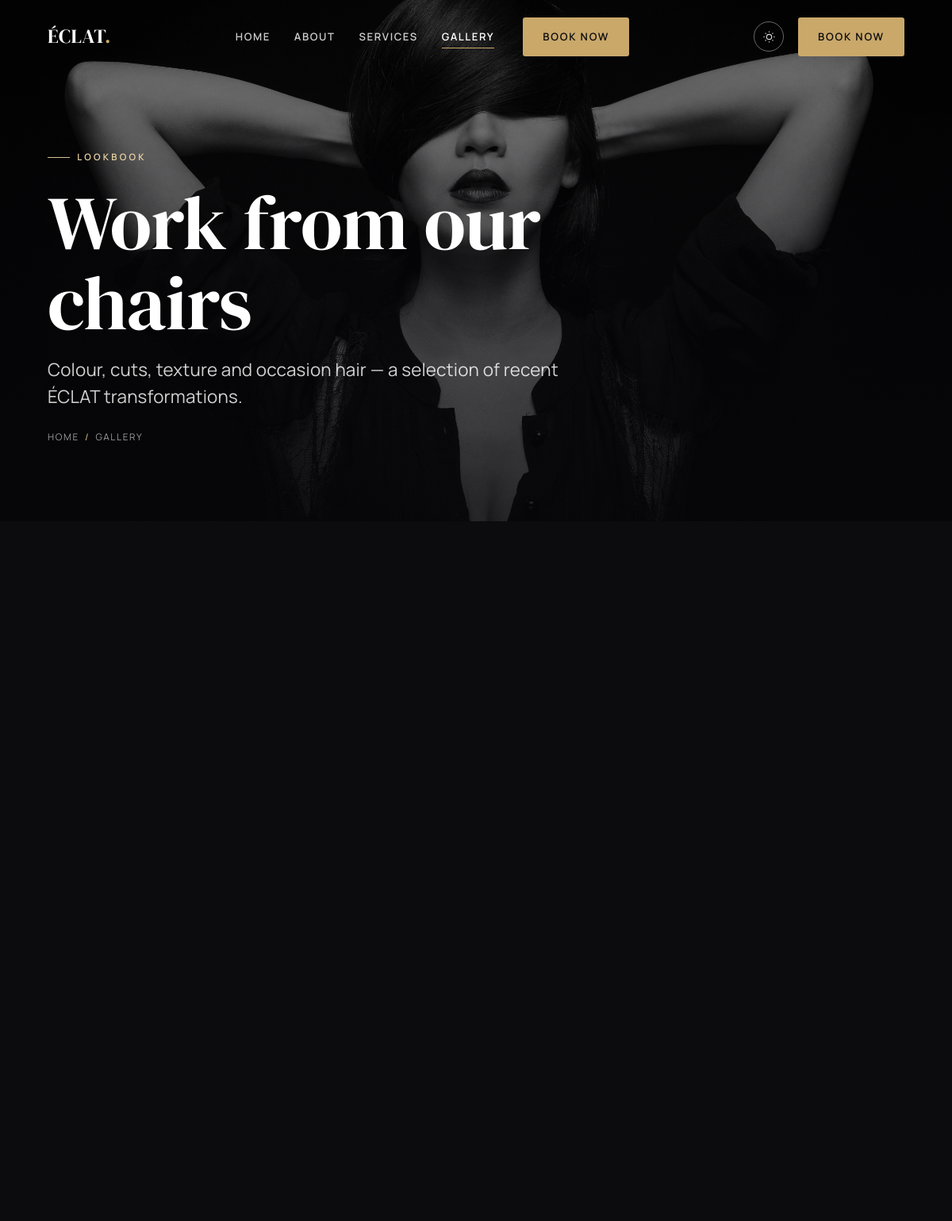
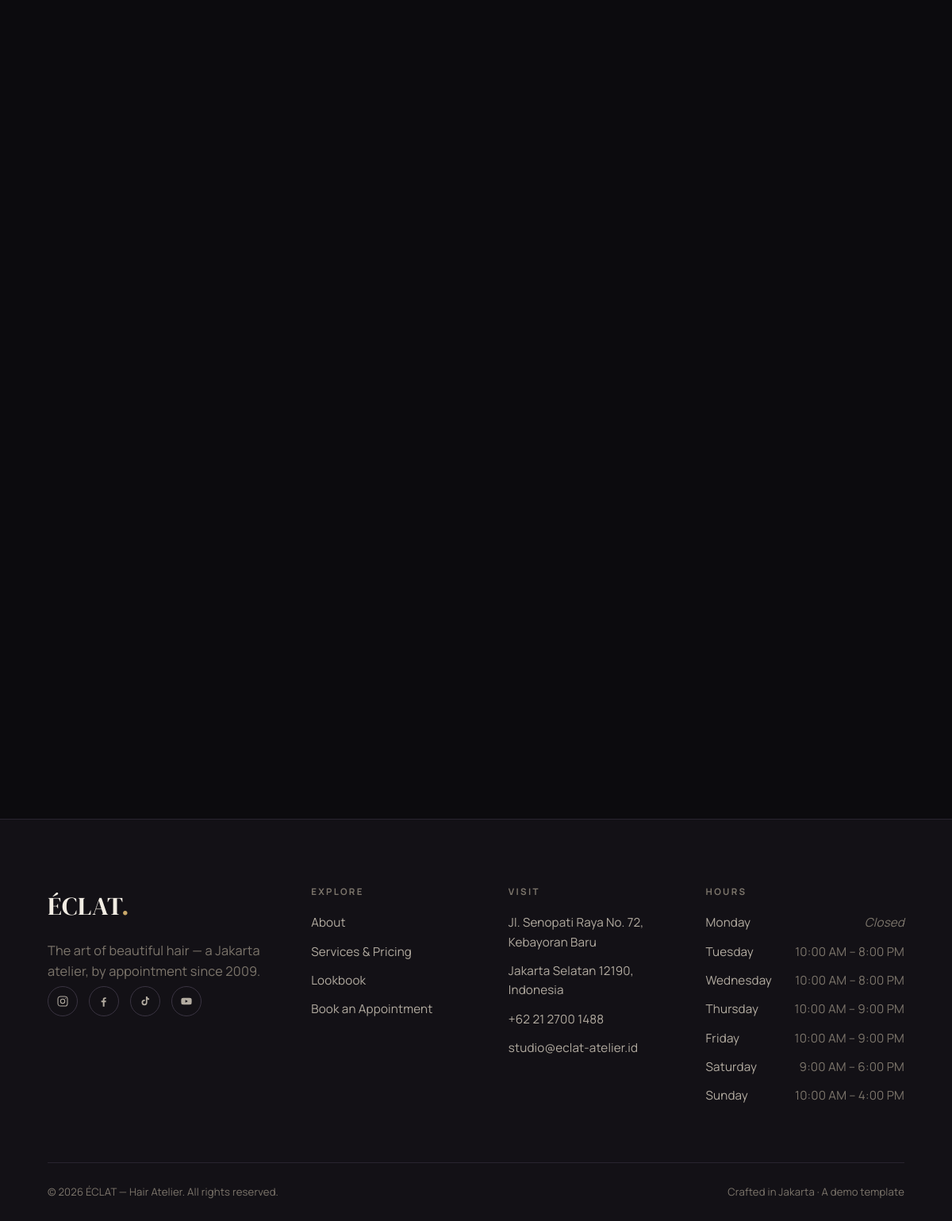
The page /gallery on the database its author committed (2 pictures, top to bottom).
### tables this page shows
CREATE TABLE opening_hours (
    id         INT AUTO_INCREMENT PRIMARY KEY,
    day_order  TINYINT      NOT NULL,
    day_name   VARCHAR(12)  NOT NULL,
    open_time  TIME         NULL,
    close_time TIME         NULL,
    is_closed  TINYINT(1)   NOT NULL DEFAULT 0
);

### app/controllers/gallery.php (called while the page is built)
<?php
render('gallery', [
    'title'      => 'Lookbook — ' . get_setting('site_name_full'),
    'meta'       => 'Recent colour, cuts, balayage, updos and bridal work from the ' . get_setting('site_name') . ' atelier.',
    'active'     => 'gallery',
    'css'        => ['gallery'],
    'js'         => ['pages/gallery'],
    'categories' => get_gallery_categories(),
    'items'      => get_gallery(),
]);

### public/index.php (called while the page is built, shortened)
<?php
$routes = require APP_PATH . '/routes.php';
$uri  = parse_url($_SERVER['REQUEST_URI'] ?? '/', PHP_URL_PATH) ?? '/';
if (BASE_URL !== '') {
    if ($uri === BASE_URL) {
        $uri = '/';
    } elseif (str_starts_with($uri, BASE_URL . '/')) {
        $uri = substr($uri, strlen(BASE_URL));
    }
}
$path = '/' . trim($uri, '/');
$controller = $routes[$path] ?? null;
if ($controller === null) {
    http_response_code(404);
    $controller_file = APP_PATH . '/controllers/not_found.php';
} else {
    $controller_file = APP_PATH . '/controllers/' . $controller . '.php';
}
require $controller_file;

### app/models/settings.php (called while the page is built, shortened)
<?php
function get_setting(string $key, string $default = ''): string {
    static $cache = null;
    if ($cache === null) {
        $cache = [];
        foreach (q('SELECT skey, svalue FROM settings') as $r) {
            $cache[$r['skey']] = $r['svalue'];
        }
    }
    return $cache[$key] ?? $default;
}

### app/database.php (called while the page is built, shortened)
<?php
function db(): PDO {
    static $pdo = null;
    if ($pdo instanceof PDO) {
        return $pdo;
    }
    $opts = [
        PDO::ATTR_ERRMODE            => PDO::ERRMODE_EXCEPTION,
        PDO::ATTR_DEFAULT_FETCH_MODE => PDO::FETCH_ASSOC,
        PDO::ATTR_EMULATE_PREPARES   => false,
    ];
    try {
        if (DB_DRIVER === 'sqlite') {
            $pdo = new PDO('sqlite:' . DB_SQLITE_PATH, null, null, $opts);
            $pdo->exec('PRAGMA foreign_keys = ON');
        } else {
            $dsn = sprintf('mysql:host=%s;port=%s;dbname=%s;charset=utf8mb4',
                DB_HOST, DB_PORT, DB_NAME);
            $pdo = new PDO($dsn, DB_USER, DB_PASS, $opts);
        }
    } catch (PDOException $ex) {
        http_response_code(500);
        exit(APP_DEBUG
            ? 'Database connection failed: ' . $ex->getMessage()
            : 'The site is temporarily unavailable. Please try again shortly.');
    }
    return $pdo;
}
function q(string $sql, array $params = []): array {
    $stmt = db()->prepare($sql);
    $stmt->execute($params);
    return $stmt->fetchAll();
}

### app/models/hours.php (called while the page is built, shortened)
<?php
function get_opening_hours(): array {
    return q('SELECT day_name, open_time, close_time, is_closed
              FROM opening_hours ORDER BY day_order ASC');
}

### app/views/pages/gallery.php (the view, shortened to what this page needs)
<section class="page-hero">
    <div class="page-hero-bg"><img src="<?= e(url('assets/img/hero/gallery-hero.jpg')) ?>" alt="" aria-hidden="true"></div>
    <div class="container">
        <span class="eyebrow">Lookbook</span>
        <h1>Work from our chairs</h1>
        <p class="lede">Colour, cuts, texture and occasion hair — a selection of recent ÉCLAT transformations.</p>
        <div class="breadcrumb"><a href="<?= e(url('')) ?>">Home</a><span class="sep">/</span>Gallery</div>
    </div>
</section>
<section class="section">
    <div class="container">
        <div class="masonry">
        </div>
    </div>
</section>
<?php partial('cta', ['cta_title' => 'Like what you see?', 'cta_text' => 'Bring us a reference or let us design something for you. Either way, the result is on the wall above.']); ?>

### app/views/layout.php (shortened to what this page needs)
<?php
$css    = $css    ?? [];
$active = $active ?? '';
$base_css = ['base/tokens', 'base/reset', 'base/typography'];
$component_css = [
    'components/layout', 'components/buttons', 'components/header',
    'components/hero', 'components/cards', 'components/interactions',
    'components/forms', 'components/footer',
];
?>
<!DOCTYPE html>
<html lang="en" data-theme="<?= e(current_theme()) ?>">
<head>
    <?php foreach (array_merge($base_css, $component_css) as $sheet) echo css($sheet) . "\n    "; ?>
    <?php foreach ($css as $sheet) echo css('pages/' . $sheet) . "\n    "; ?>
</head>
<body>
    <?php partial('header', ['active' => $active]); ?>
    <main id="main">
        <?php require $view_file; ?>
    </main>
    <?php partial('footer'); ?>
</body>
</html>

### app/helpers.php (shortened to what this page needs)
<?php
function e(?string $s): string {
    return htmlspecialchars((string) $s, ENT_QUOTES | ENT_SUBSTITUTE, 'UTF-8');
}
function url(string $path = ''): string {
    return BASE_URL . '/' . ltrim($path, '/');
}
function asset_version(string $relative): string {
    $file = PUBLIC_PATH . '/assets/' . ltrim($relative, '/');
    return is_file($file) ? (string) filemtime($file) : '1';
}
function css(string $name): string {
    $rel = 'css/' . $name . '.css';
    return '<link rel="stylesheet" href="' . e(url('assets/' . $rel))
        . '?v=' . asset_version($rel) . '">';
}
function current_theme(): string {
    $t = $_COOKIE['theme'] ?? 'dark';
    return $t === 'light' ? 'light' : 'dark';
}
function fmt_time(?string $time): string {
    $ts = strtotime($time);
    return $ts ? date('g:i A', $ts) : $time;
}
function render(string $page, array $data = []): void {
    extract($data, EXTR_SKIP);
    $view_file = VIEWS_PATH . '/pages/' . $page . '.php';
    require VIEWS_PATH . '/layout.php';
}
function partial(string $name, array $data = []): void {
    extract($data, EXTR_SKIP);
    require VIEWS_PATH . '/partials/' . $name . '.php';
}

### app/views/partials/header.php (shortened to what this page needs)
<?php
$active = $active ?? '';
$links = [
    'home'     => ['Home', url('')],
    'about'    => ['About', url('about')],
    'services' => ['Services', url('services')],
    'gallery'  => ['Gallery', url('gallery')],
];
?>
<header class="site-header">
    <div class="container header-inner">
        <a class="brand" href="<?= e(url('')) ?>" aria-label="<?= e(get_setting('site_name_full')) ?>">
            <?= e(get_setting('site_name')) ?><span class="dot">.</span>
        </a>
        <nav class="nav" aria-label="Primary">
            <div class="nav-links">
                <?php foreach ($links as $key => [$label, $href]): ?>
                    <a href="<?= e($href) ?>"<?= $active === $key ? ' class="is-active"' : '' ?>><?= e($label) ?></a>
                <?php endforeach; ?>
            </div>
            <a class="btn btn-primary" href="<?= e(url('book')) ?>">Book Now</a>
        </nav>
        <div class="header-actions">
            <button class="theme-toggle" type="button" aria-label="Switch theme">
                <svg class="icon-sun" viewBox="0 0 24 24" fill="none" stroke="currentColor" stroke-width="1.6" aria-hidden="true"><circle cx="12" cy="12" r="4.5"/><path d="M12 2v2M12 20v2M2 12h2M20 12h2M5 5l1.5 1.5M17.5 17.5L19 19M19 5l-1.5 1.5M6.5 17.5L5 19"/></svg>
            </button>
            <a class="btn btn-primary" href="<?= e(url('book')) ?>">Book Now</a>
        </div>
    </div>
</header>

### app/views/partials/cta.php (shortened to what this page needs)
<section class="section">
    <div class="container">
    </div>
</section>

### app/views/partials/footer.php
<?php
$hours   = get_opening_hours();
$ig = get_setting('instagram'); $fb = get_setting('facebook');
$tt = get_setting('tiktok');    $yt = get_setting('youtube');
?>
<footer class="site-footer">
    <div class="container">
        <div class="footer-top">
            <div class="footer-brand">
                <div class="brand"><?= e(get_setting('site_name')) ?><span class="dot">.</span></div>
                <p><?= e(get_setting('tagline')) ?> — a Jakarta atelier, by appointment since <?= e(get_setting('founded_year')) ?>.</p>
                <div class="socials">
                    <a href="<?= e($ig) ?>" aria-label="Instagram"><svg viewBox="0 0 24 24" fill="none" stroke="currentColor" stroke-width="1.6"><rect x="3" y="3" width="18" height="18" rx="5"/><circle cx="12" cy="12" r="4"/><circle cx="17.5" cy="6.5" r="1" fill="currentColor" stroke="none"/></svg></a>
                    <a href="<?= e($fb) ?>" aria-label="Facebook"><svg viewBox="0 0 24 24" fill="currentColor"><path d="M13 22v-8h2.7l.4-3H13V9c0-.9.3-1.5 1.6-1.5H16V4.9c-.3 0-1.2-.1-2.3-.1-2.3 0-3.7 1.4-3.7 3.9V11H7v3h3v8z"/></svg></a>
                    <a href="<?= e($tt) ?>" aria-label="TikTok"><svg viewBox="0 0 24 24" fill="currentColor"><path d="M16 3c.3 2 1.6 3.6 3.6 3.9v2.6c-1.3.1-2.6-.3-3.6-1v5.9a5.4 5.4 0 1 1-5.4-5.4c.3 0 .6 0 .9.1v2.7a2.7 2.7 0 1 0 1.9 2.6V3z"/></svg></a>
                    <a href="<?= e($yt) ?>" aria-label="YouTube"><svg viewBox="0 0 24 24" fill="currentColor"><path d="M22 12s0-3-.4-4.4a2.3 2.3 0 0 0-1.6-1.6C18.5 5.6 12 5.6 12 5.6s-6.5 0-8 .4A2.3 2.3 0 0 0 2.4 7.6C2 9 2 12 2 12s0 3 .4 4.4a2.3 2.3 0 0 0 1.6 1.6c1.5.4 8 .4 8 .4s6.5 0 8-.4a2.3 2.3 0 0 0 1.6-1.6C22 15 22 12 22 12zm-12 2.8V9.2l4.8 2.8z"/></svg></a>
                </div>
            </div>
            <div class="footer-col">
                <h4>Explore</h4>
                <ul>
                    <li><a href="<?= e(url('about')) ?>">About</a></li>
                    <li><a href="<?= e(url('services')) ?>">Services &amp; Pricing</a></li>
                    <li><a href="<?= e(url('gallery')) ?>">Lookbook</a></li>
                    <li><a href="<?= e(url('book')) ?>">Book an Appointment</a></li>
                </ul>
            </div>
            <div class="footer-col">
                <h4>Visit</h4>
                <ul>
                    <li><?= e(get_setting('address_line1')) ?></li>
                    <li><?= e(get_setting('address_line2')) ?></li>
                    <li><a href="tel:<?= e(preg_replace('/[^0-9+]/', '', get_setting('phone'))) ?>"><?= e(get_setting('phone')) ?></a></li>
                    <li><a href="mailto:<?= e(get_setting('email')) ?>"><?= e(get_setting('email')) ?></a></li>
                </ul>
            </div>
            <div class="footer-col">
                <h4>Hours</h4>
                <ul>
                    <?php foreach ($hours as $h): ?>
                        <li class="hours-row<?= $h['is_closed'] ? ' closed' : '' ?>">
                            <span class="d"><?= e($h['day_name']) ?></span>
                            <span class="t"><?= $h['is_closed'] ? 'Closed' : e(fmt_time($h['open_time']) . ' – ' . fmt_time($h['close_time'])) ?></span>
                        </li>
                    <?php endforeach; ?>
                </ul>
            </div>
        </div>
        <div class="footer-bottom">
            <span>© <?= date('Y') ?> <?= e(get_setting('site_name_full')) ?>. All rights reserved.</span>
            <span>Crafted in Jakarta · A demo template</span>
        </div>
    </div>
</footer>

### public/assets/css/base/tokens.css (style rules this page uses)
:root { --font-display: "DM Serif Display", Georgia, "Times New Roman", serif; --font-body: "Manrope", system-ui, -apple-system, Segoe UI, Roboto, sans-serif; --fs-eyebrow: 0.72rem; --fs-body: 1.02rem; --fs-lead: clamp(1.12rem, 0.6rem + 1.1vw, 1.4rem); --h4: clamp(1.05rem, 0.9rem + 0.6vw, 1.3rem); --h3: clamp(1.4rem, 1rem + 1.4vw, 2rem); --h2: clamp(2.05rem, 1.2rem + 3.4vw, 3.4rem); --h1: clamp(2.9rem, 1.2rem + 7vw, 6rem); --container: 1220px; --container-narrow: 880px; --gutter: clamp(20px, 5vw, 64px); --section-y: clamp(72px, 9vw, 150px); --radius: 3px; --radius-lg: 6px; --ease: cubic-bezier(0.2, 0.6, 0.2, 1); --dur: 0.65s; --dur-fast: 0.28s; }
:root, [data-theme="dark"] { --bg: #0c0b0e; --bg-2: #131116; --bg-3: #1b181f; --text: #f2ede4; --text-2: #b3aca1; --text-3: #7d766c; --line: #29242f; --line-2: #3a3442; --accent: #c9a86a; --accent-2: #e2c993; --accent-ink: #0c0b0e; --overlay: linear-gradient(180deg, rgba(8,7,10,0.25) 0%, rgba(8,7,10,0.72) 100%); --shadow: 0 24px 60px -28px rgba(0,0,0,0.7); --img-filter: grayscale(0.15) contrast(1.02); }

### public/assets/css/base/typography.css (style rules this page uses)
body { font-family: var(--font-body); font-size: var(--fs-body); font-weight: 400; color: var(--text); background: var(--bg); letter-spacing: 0.01em; transition: background var(--dur-fast) var(--ease), color var(--dur-fast) var(--ease); }
h1, h2, h3, h4 { font-family: var(--font-display); font-weight: 400; line-height: 1.06; letter-spacing: -0.005em; color: var(--text); }
h1 { font-size: var(--h1); font-weight: 400; }
h4 { font-size: var(--h4); line-height: 1.2; }
p { color: var(--text-2); }
.eyebrow { font-family: var(--font-body); font-size: var(--fs-eyebrow); font-weight: 600; letter-spacing: 0.28em; text-transform: uppercase; color: var(--accent); display: inline-flex; align-items: center; gap: 0.8em; }
.eyebrow::before { content: ""; width: 28px; height: 1px; background: var(--accent); opacity: 0.7; }
.lede { font-size: var(--fs-lead); line-height: 1.5; color: var(--text-2); }

### public/assets/css/components/layout.css (style rules this page uses)
.container { width: 100%; max-width: var(--container); margin-inline: auto; padding-inline: var(--gutter); }
.section { padding-block: var(--section-y); }

### public/assets/css/components/buttons.css (style rules this page uses)
.btn { display: inline-flex; align-items: center; gap: 0.7em; font-family: var(--font-body); font-size: 0.82rem; font-weight: 600; letter-spacing: 0.14em; text-transform: uppercase; padding: 1.05em 1.9em; border-radius: var(--radius); transition: background var(--dur-fast) var(--ease), color var(--dur-fast) var(--ease), border-color var(--dur-fast) var(--ease), transform var(--dur-fast) var(--ease); }
.btn-primary { background: var(--accent); color: var(--accent-ink); }

### public/assets/css/components/hero.css (style rules this page uses)
.page-hero { position: relative; padding-top: 180px; padding-bottom: clamp(60px, 8vw, 110px); overflow: hidden; }
.page-hero-bg { position: absolute; inset: 0; z-index: -2; }
.page-hero-bg img { width: 100%; height: 100%; object-fit: cover; filter: grayscale(0.5) brightness(0.7); }
.page-hero-bg::after { content: ""; position: absolute; inset: 0; background: var(--overlay); }
.page-hero h1 { color: #fff; max-width: 18ch; }
.page-hero .eyebrow { color: #edd6a6; margin-bottom: 22px; }
.page-hero .eyebrow::before { background: #edd6a6; opacity: 0.9; }
.page-hero .lede { color: rgba(255,255,255,0.82); max-width: 52ch; margin-top: 0.7em; }
.breadcrumb { margin-top: 26px; font-size: 0.74rem; letter-spacing: 0.14em; text-transform: uppercase; color: rgba(255,255,255,0.6); }
.breadcrumb .sep { margin-inline: 0.6em; color: var(--accent-2); }

### public/assets/css/pages/gallery.css (style rules this page uses)
.masonry { columns: 3; column-gap: clamp(14px, 1.6vw, 24px); }

### rows shown on the page
opening_hours: day_name "Monday", is_closed "Closed"
opening_hours: day_name "Tuesday", open_time+close_time "10:00 AM – 8:00 PM"
opening_hours: day_name "Wednesday", open_time+close_time "10:00 AM – 8:00 PM"
opening_hours: day_name "Thursday", open_time+close_time "10:00 AM – 9:00 PM"
opening_hours: day_name "Friday", open_time+close_time "10:00 AM – 9:00 PM"
opening_hours: day_name "Saturday", open_time+close_time "9:00 AM – 6:00 PM"
opening_hours: day_name "Sunday", open_time+close_time "10:00 AM – 4:00 PM"

### other values the page prints
get_setting('site_name') "ÉCLAT"
$label "HOME"
$label "ABOUT"
$label "SERVICES"
$label "GALLERY"
get_setting('tagline') "The art of beautiful hair"
get_setting('founded_year') "2009"
get_setting('address_line1') "Jl. Senopati Raya No. 72, Kebayoran Baru"
get_setting('address_line2') "Jakarta Selatan 12190, Indonesia"
get_setting('phone') "+62 21 2700 1488"
get_setting('email') "studio@eclat-atelier.id"
get_setting('site_name_full') "ÉCLAT — Hair Atelier"
